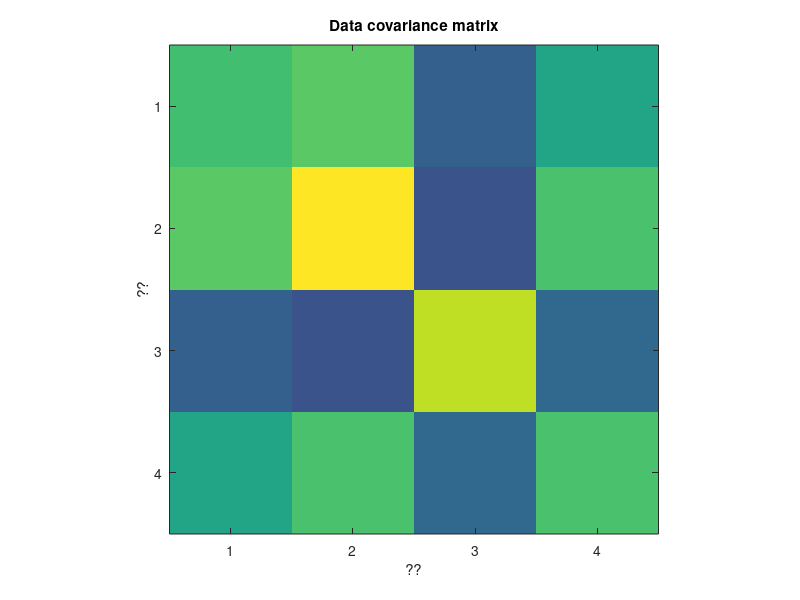
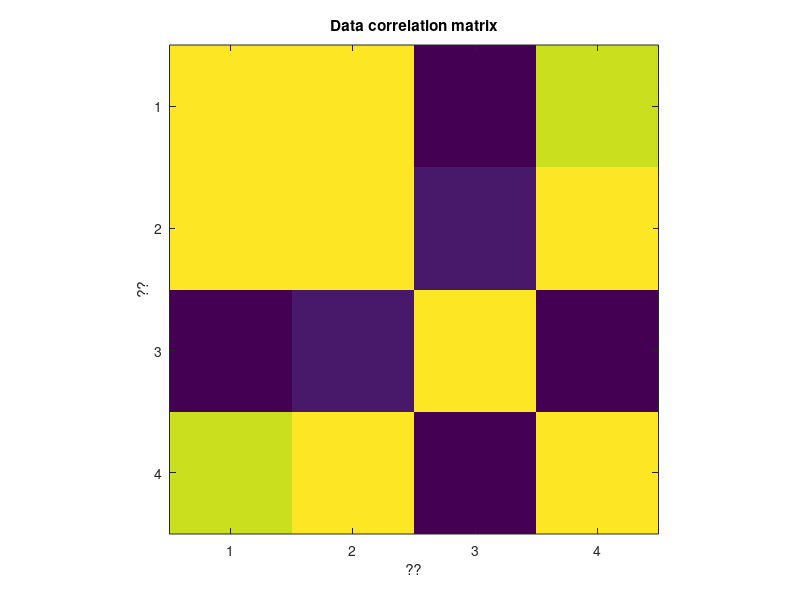
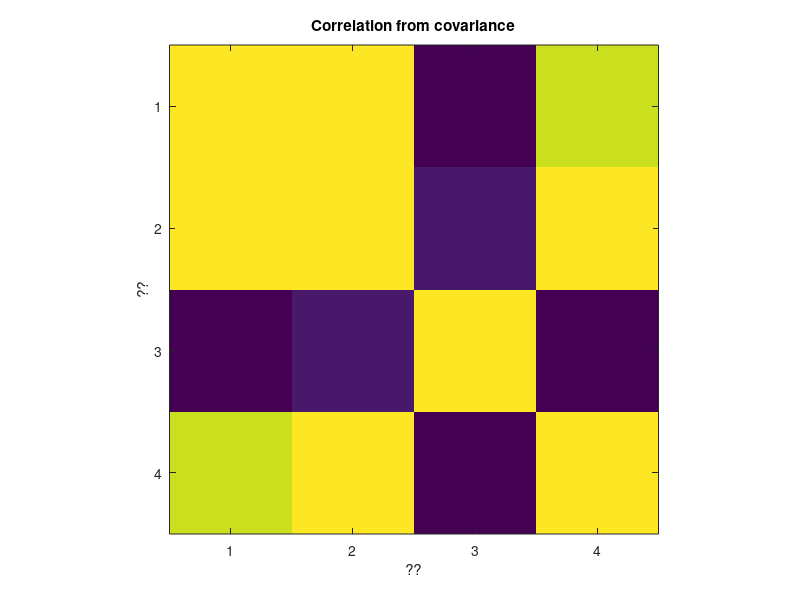

MATLAB code to generate these figures, in order:
N = 10;
M = 4; % channels

% relationship across channels (imposing covariance)
chanrel = sin(linspace(0,2*pi,M))';

t = linspace(0,6*pi,N);

% create the data
data = bsxfun(@times,repmat( sin(t),M,1 ),chanrel);
data = data + randn(M, N) * .5;

covariance = cov(data');

correlation = corrcoef(data');

figure(1), clf;
imagesc(covariance);
axis image
set(gca,'clim',[-1 1]*.5)
title('Data covariance matrix')
xlabel('??')
ylabel('??')

figure(2), clf;
imagesc(correlation);
axis image
set(gca,'clim',[-1 1]*.5)
title('Data correlation matrix')
xlabel('??')
ylabel('??')

sdMatrix = zeros(M, M);
for i=1:4
    sdMatrix(i, i) = std(data(i, :));
end

correlationFromCovariance = inv(sdMatrix) * covariance * inv(sdMatrix);
figure(3), clf;
imagesc(correlationFromCovariance);
axis image
set(gca,'clim',[-1 1]*.5)
title('Correlation from covariance')
xlabel('??')
ylabel('??')
